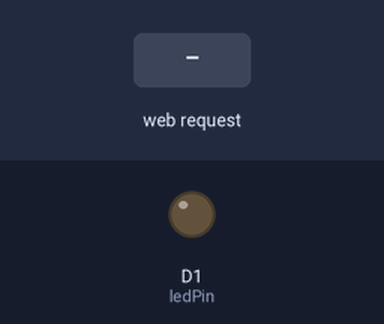
This sketch was run on a simulated ESP8266 (NodeMCU). Shown: output pins drawn as LEDs (lit = HIGH). The test bench sets the inputs (shaded band).

Above: at 1.2 s.
1.3 s: HTTP request GET /LED=ON received
At 1.8 s:
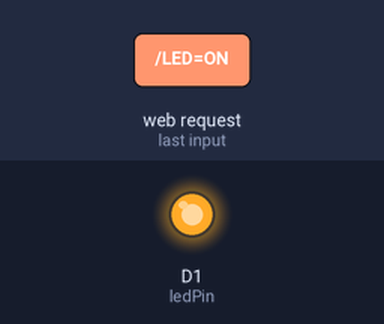
2.8 s: HTTP request GET /LED=OFF received
At 4.2 s:
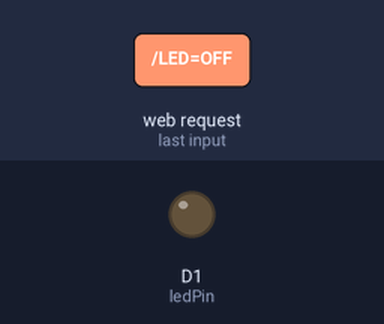
Timing chart, 0 to 5.8 s (numbered marks = the images above; inputs shaded):
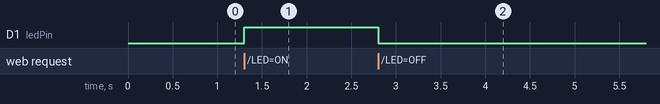

Measured:
- after the input at 1.3 s, D1 (ledPin): LOW → HIGH at once
- after the input at 2.8 s, D1 (ledPin): HIGH → LOW at once

The sketch:

ex.ino
```cpp
#include <ESP8266WiFi.h>

const char* ssid = "zzz";      // Wi-Fi hotspot name
const char* password = "12345678";     // Password (at least 8 chars)

WiFiServer server(80);   // Web server on port 80
const int ledPin = D1;   // LED connected to D1 (GPIO5)

void setup() {
  pinMode(ledPin, OUTPUT);
  digitalWrite(ledPin, LOW); // Start LED OFF

  WiFi.softAP(ssid, password);
  // Start web server
  server.begin();
}

void loop() {


WiFiClient client = server.available();   // Check for incoming clients
  if (!client) return;

  while(!client.available()) delay(1);      // Wait for client data
  String request = client.readStringUntil('\r');
  client.flush();

  // Check if request asks for LED ON
  if (request.indexOf("/LED=ON") != -1) {
    digitalWrite(ledPin, HIGH);   // Turn LED ON
  }
  // Check if request asks for LED OFF
  if (request.indexOf("/LED=OFF") != -1) {
    digitalWrite(ledPin, LOW);    // Turn LED OFF
  }


  // Send webpage (GUI)
  client.println("HTTP/1.1 200 OK");
  client.println("Content-Type: text/html");
  client.println();
  client.println("<!DOCTYPE HTML>");
  client.println("<html>");
  client.println("<h1>ESP8266 LED Control</h1>");
  client.println("<p><a href=\"/LED=ON\"><button>ON</button></a></p>");
  client.println("<p><a href=\"/LED=OFF\"><button>OFF</button></a></p>");
  client.println("</html>");
}
```
